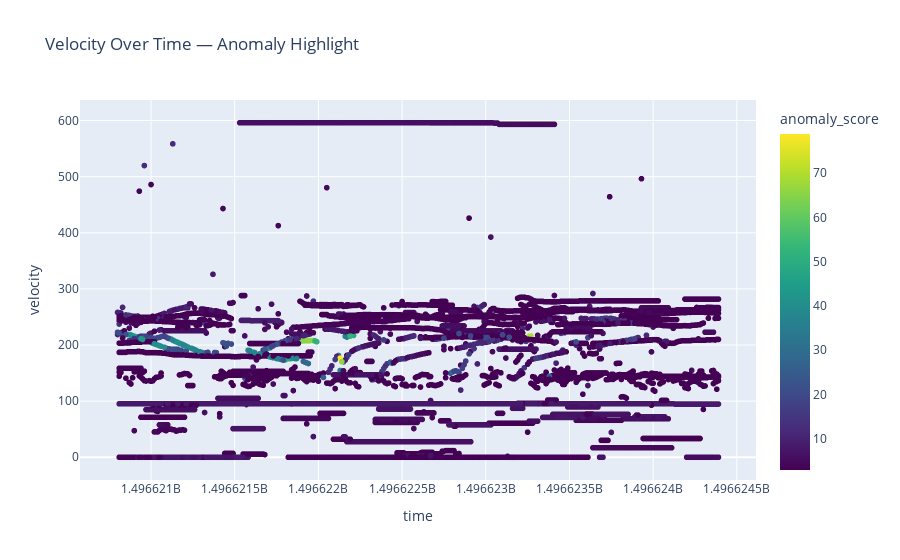

Source (notebook cell):
### Code cell
if "time" in anomalies.columns:
    
    sample_n = min(30000, len(anomalies))  
    
    fig = px.scatter(
        anomalies.sort_values("time").sample(sample_n),
        x="time",
        y="velocity",
        color="anomaly_score",
        title="Velocity Over Time — Anomaly Highlight",
        color_continuous_scale="Viridis"
    )
    fig.show()

### Figure 1 — Plotly figure (JSON) as saved in the notebook; plotly's stock layout.template omitted (floating-point values rounded to 4 significant figures; data arrays with more than 128 entries replaced by an {"elided": "..."} marker saying what was removed)
{"data": [{"hovertemplate": "time=%{x}<br>velocity=%{y}<br>anomaly_score=%{marker.color}<extra></extra>", "legendgroup": "", "marker": {"color": {"elided": "5291 float values"}, "coloraxis": "coloraxis", "symbol": "circle"}, "mode": "markers", "name": "", "showlegend": false, "type": "scattergl", "x": {"elided": "5291 int values"}, "xaxis": "x", "y": {"elided": "5291 float values"}, "yaxis": "y"}], "layout": {"coloraxis": {"colorbar": {"title": {"text": "anomaly_score"}}, "colorscale": [[0, "#440154"], [0.1111, "#482878"], [0.2222, "#3e4989"], [0.3333, "#31688e"], [0.4444, "#26828e"], [0.5556, "#1f9e89"], [0.6667, "#35b779"], [0.7778, "#6ece58"], [0.8889, "#b5de2b"], [1, "#fde725"]]}, "legend": {"tracegroupgap": 0}, "title": {"text": "Velocity Over Time — Anomaly Highlight"}, "xaxis": {"anchor": "y", "domain": [0, 1], "title": {"text": "time"}}, "yaxis": {"anchor": "x", "domain": [0, 1], "title": {"text": "velocity"}}}}
